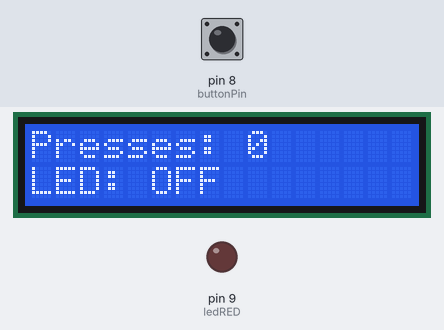
This sketch was run on a simulated Arduino Uno, built with avr-gcc and run on an emulated ATmega328P. Shown: 16×2 character LCD, output pins drawn as LEDs (lit = HIGH). The test bench sets the inputs (shaded band); at power-on: pin 8 (buttonPin) HIGH.

Above: at 1.2 s.
1.3 s: pin 8 (buttonPin) pulled LOW for 0.15 s
At 2.5 s:
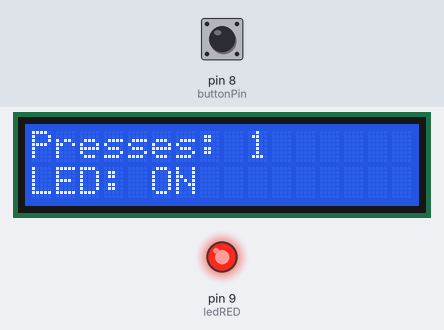
2.9 s: pin 8 (buttonPin) pulled LOW for 1 s
At 4.0 s:
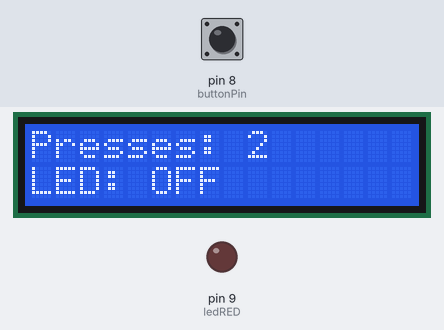
5.4 s: pin 8 (buttonPin) pulled LOW for 0.15 s
At 5.9 s:
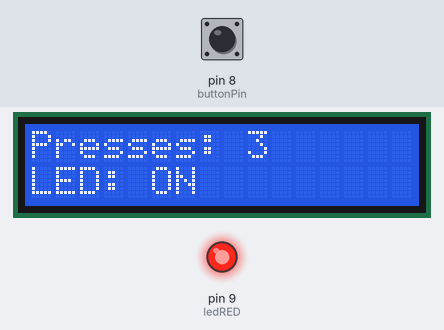
7.0 s: pin 8 (buttonPin) pulled LOW for 1 s
At 8.3 s:
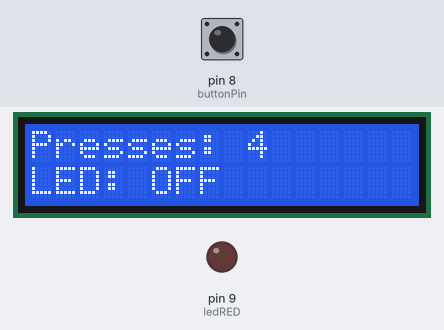
Timing chart, 0 to 10.0 s (numbered marks = the images above; inputs shaded):
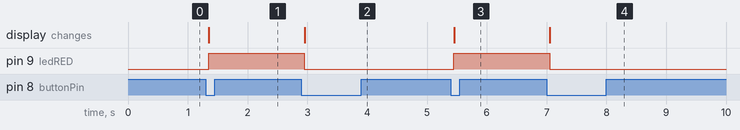

Measured:
- after the input at 1.3 s, pin 9 (ledRED): LOW → HIGH after 0.05 s; the display: changes after 0.05 s (image 1)
- after the input at 2.9 s, pin 9 (ledRED): HIGH → LOW after 0.05 s; the display: changes after 0.05 s (image 2)
- after the input at 5.4 s, pin 9 (ledRED): LOW → HIGH after 0.05 s; the display: changes after 0.05 s (image 3)
- after the input at 7.0 s, pin 9 (ledRED): HIGH → LOW after 0.05 s; the display: changes after 0.05 s (image 4)

The sketch:

lcd_button_toggle.ino
```cpp
/*
 * ============================================================
 *  Day 6 — LCD Button Toggle
 *  Road to Electronics  ·  @electroniclearns
 * ------------------------------------------------------------
 *  A push button toggles an LED, and a 16x2 LCD reports what's
 *  happening: how many times the button has been pressed, and
 *  whether the LED is currently on or off.
 *
 *  New concept vs. Day 5: an actual SCREEN. Up to now the only
 *  way to see what the Arduino was thinking was the Serial
 *  Monitor, which means being tethered to a laptop. An LCD makes
 *  the project standalone — it can tell you what it's doing on
 *  its own.
 *
 *  This is Day 2's pushbutton toggle, but now it can talk.
 *
 *  Built by Aya S.T. — learning electronics without AI.
 * ============================================================
 */

#include <LiquidCrystal.h>

// ---- Pins ----
const int ledRED    = 9;   // LED through a 220 ohm resistor
const int buttonPin = 8;   // Button to GND, using the internal pull-up

// LiquidCrystal(RS, E, D4, D5, D6, D7)
// This is the standard wiring from Arduino's own LCD example.
LiquidCrystal lcd(12, 11, 5, 4, 3, 2);

// ---- State ----
int  buttonState;
int  lastButtonState = HIGH;  // INPUT_PULLUP idles HIGH (not pressed)
int  pushAmount      = 0;     // how many presses so far
bool ledOn           = false; // current LED state

void setup() {
  pinMode(ledRED, OUTPUT);
  pinMode(buttonPin, INPUT_PULLUP);

  lcd.begin(16, 2);           // 16 columns, 2 rows

  // The "Presses:" label never changes, so print it ONCE here
  // instead of re-printing it every loop. Less work, no flicker.
  lcd.setCursor(0, 0);
  lcd.print("Presses:");

  updateDisplay();
}

void loop() {
  buttonState = digitalRead(buttonPin);

  // EDGE DETECTION.
  // We don't ask "is the button down?" — we ask "did it JUST go
  // down?", by comparing this reading to the previous one.
  // HIGH -> LOW is the exact moment of the press.
  // Without this, holding the button would toggle over and over.
  if (buttonState == LOW && lastButtonState == HIGH) {
    delay(50);                // debounce: ride out the contact bounce

    pushAmount++;
    ledOn = !ledOn;           // flip it: false->true, true->false
    digitalWrite(ledRED, ledOn ? HIGH : LOW);

    updateDisplay();
  }

  lastButtonState = buttonState;   // remember for next time around
}

// Only called when something actually CHANGED. That's the trick to
// a flicker-free display: never redraw a screen that's already correct.
void updateDisplay() {
  lcd.setCursor(9, 0);        // just after "Presses:"
  lcd.print(pushAmount);
  lcd.print("      ");        // trailing spaces wipe leftover digits
                              // (so 10 -> 9 doesn't leave "90")

  lcd.setCursor(0, 1);
  // Both strings are padded to the SAME width (8 characters), so the
  // new one fully covers the old one. This is why we never need
  // lcd.clear() — and clear() is what caused the flicker.
  lcd.print(ledOn ? "LED: ON " : "LED: OFF");
}
```
